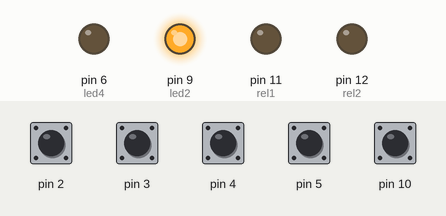
The sketch below on a simulated Arduino Uno, built with avr-gcc and run on an emulated ATmega328P. Shown: output pins drawn as LEDs (lit = HIGH). Inputs (shaded band) come from the test bench; at power-on: pin 2–5, pin 10 HIGH. EEPROM starts erased.

Above: at 1.2 s.
1.3 s: pin 10 pulled LOW for 0.15 s
At 2.0 s:
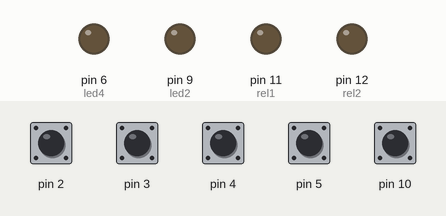
2.9 s: pin 4 pulled LOW for 1 s
At 3.8 s:
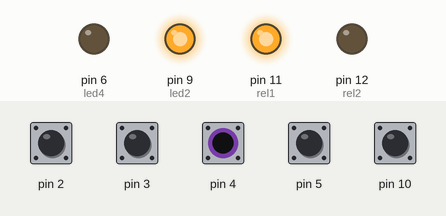
5.4 s: pin 5 pulled LOW for 1 s
At 6.3 s:
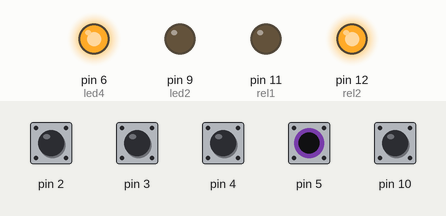
7.9 s: pin 10 pulled LOW for 1 s
At 10.2 s:
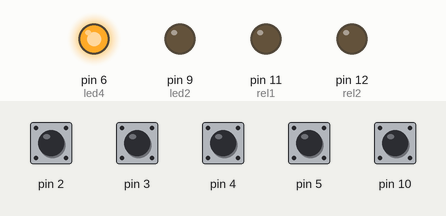
11.9 s: pin 2 pulled LOW for 0.15 s
At 12.4 s:
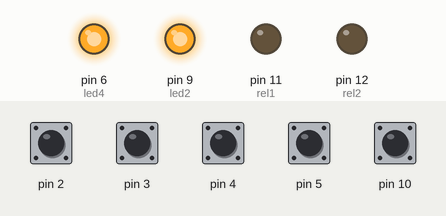
13.5 s: pin 4 pulled LOW for 0.15 s
At 13.9 s:
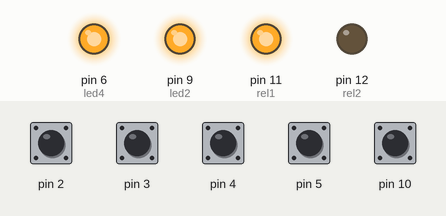
Timing chart, 0 to 16.5 s (numbered marks = the images above; inputs shaded):
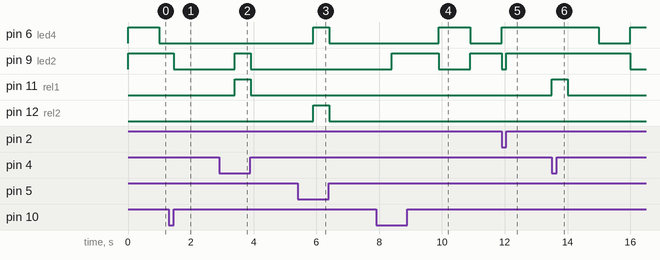

The sketch:

Sirop.ino
```cpp
#include "GyverTimer.h"
#include <GyverButton.h>
#include <EEPROM.h>
GTimer GTimerflash1(MS);
GTimer GTimerflash2(MS);
GTimer Click(MS);
GTimer Click2(MS);
GTimer sirop1(MS);
GTimer sirop2(MS);
GTimer micdelay(MS);
GTimer GTimerback(MS);
//int led1 = 8;
int led2 = 9;
//int led3 = 7;
int led4 = 6;
int rel1 = 11;
int rel2 = 12;
int a = 0; //переменная состояния 0-standby, 1-выбор 1 сиропа, 2-выбор 2 сиропа, 3 - тест, 4 - программирование, 5 и 6 - расчет времени.
int b = 0; // переменная состояния микирика.
#define BUTT1 4
#define BUTT2 5
#define MICKR 3
#define TESTS 2
#define PROGR 10
GButton but1(BUTT1);
GButton but2(BUTT2);
GButton mic(MICKR);
GButton test(TESTS);
GButton prog(PROGR);

int sirop1time;
int sirop2time;

const int DelayFlash = 1000;
const int buttTimeout = 30000;
//const int backTimeout = 10000;
uint32_t myTimer1;
uint32_t myTimer2;

void setup() {
  EEPROM.get(4, sirop1time);
  EEPROM.get(3, sirop2time);
  //pinMode(led1, OUTPUT);
  pinMode(led2, OUTPUT);
 // pinMode(led3, OUTPUT);
  pinMode(led4, OUTPUT);
  pinMode(rel1, OUTPUT);
  pinMode(rel2, OUTPUT);

  //digitalWrite(led1, LOW);
  digitalWrite(led2, HIGH);
  //digitalWrite(led3, LOW);
  digitalWrite(led4, HIGH);

  digitalWrite(rel1, LOW);
  digitalWrite(rel2, LOW);
  GTimerflash1.setTimeout(DelayFlash);
  //test.setDirection(NORM_CLOSE);
  //prog.setDirection(NORM_CLOSE);
  //mic.setDirection(NORM_CLOSE);
  mic.setTimeout(3000);   //время до старта дозаторов

}
void loop() {
if (sirop1time > 4000){
  sirop1time  = 2000;
}
if (sirop2time > 4000){
  sirop2time  = 2000;
}

  if (GTimerflash1.isReady() && a == 0 ) {
    digitalWrite(led2, HIGH);
    digitalWrite(led4, LOW);
    GTimerflash2.setTimeout(DelayFlash);
  }
  if (GTimerflash2.isReady() && a == 0) {
    digitalWrite(led4, HIGH);
    digitalWrite(led2, LOW);
    GTimerflash1.setTimeout(DelayFlash);
  }
if (Click.isReady()) {
    Click2.setTimeout(buttTimeout);
  }
  if (Click2.isReady()) {
    a = 0;
    digitalWrite(led2, HIGH);
    digitalWrite(led4, LOW);
    GTimerflash2.setTimeout(DelayFlash);
  }
  but1.tick();
  if (but1.isDouble()) {
    if (a == 3) {
      digitalWrite(rel1, HIGH);
      delay(5000);
      digitalWrite(rel1, LOW);
    }
  }
  if (a != 1  && b == 0) {
    if (but1.isPress()) {
      if (a == 3) {
        digitalWrite(rel1, HIGH);
        sirop1.setTimeout(sirop1time);
      }
      if (a == 0 || a == 2 && b == 0) {
        a = 1;
        Click.setTimeout(buttTimeout);
        digitalWrite(led2, HIGH);
        digitalWrite(led4, LOW);
      }
    }
  }
  if (a == 1 && b == 0) {
    if (but1.isPress()) {
      a = 0;
      digitalWrite(led2, LOW);
      digitalWrite(led4, HIGH);
      GTimerflash1.setTimeout(DelayFlash);
    }
  }

  if (but1.isHold()) {
    if (a == 4) {
      digitalWrite(led2, HIGH);
      digitalWrite(led4, LOW);
      digitalWrite(rel1, HIGH);
      myTimer1 = millis();
      a = 5;
    }
    if (a == 5) {
      digitalWrite(led2, HIGH);
      digitalWrite(led4, LOW);
      digitalWrite(rel1, HIGH);
    }
    if (a == 6) {
      digitalWrite(led2, HIGH);
      digitalWrite(led4, LOW);
      digitalWrite(rel1, HIGH);
      myTimer1 = millis() - sirop1time;
      a = 5;
    }
  }
  if (but1.isRelease()) {
    if (a == 5) {
      sirop1time = (millis() - myTimer1);
      EEPROM.put(4, sirop1time);
      digitalWrite(led2, LOW);
      digitalWrite(led4, LOW);
      digitalWrite(rel1, LOW);
      a = 6;
    }
  }
  but2.tick();

  if (but2.isDouble()) {
    if (a == 3) {
      digitalWrite(rel2, HIGH);
      delay(5000);
      digitalWrite(rel2, LOW);
    }
  }
  if (a != 2  && b == 0) {
    if (but2.isPress()) {
      if (a == 3) {
        digitalWrite(rel2, HIGH);
        sirop2.setTimeout(sirop2time);
      }
      if (a == 0 || a == 1 && b == 0) {
        a = 2;
        Click.setTimeout(buttTimeout);
        digitalWrite(led2, LOW);
        digitalWrite(led4, HIGH);
      }
    }
  }
  if (a == 2 && b == 0) {
    if (but2.isPress()) {
      a = 0;
      digitalWrite(led2, HIGH);
      digitalWrite(led4, LOW);
      GTimerflash1.setTimeout(DelayFlash);
    }
  }
  if (but2.isHold()) {
    if (a == 4) {
      digitalWrite(led4, HIGH);
      digitalWrite(led2, LOW);
      digitalWrite(rel2, HIGH);
      myTimer2 = millis();
      a = 5;
    }
    if (a == 5) {
      digitalWrite(led4, HIGH);
      digitalWrite(led2, LOW);
      digitalWrite(rel2, HIGH);
    }
    if (a == 6) {
      digitalWrite(led4, HIGH);
      digitalWrite(led2, LOW);
      digitalWrite(rel2, HIGH);
      myTimer2 = millis() - sirop2time;
      a = 5;
    }
  }
  if (but2.isRelease()) {
    if (a == 5) {
      sirop2time = (millis() - myTimer2);
      EEPROM.put(3, sirop2time);
      digitalWrite(led4, LOW);
      digitalWrite(led2, LOW);
      digitalWrite(rel2, LOW);
      a = 6;
    }
  }
  mic.tick();
  if (mic.isHold() && b == 0) {
    digitalWrite(led4, HIGH);
    digitalWrite(led2, HIGH);
    b = 1;
    if (a == 1) {
      digitalWrite(rel1, HIGH);
      sirop1.setTimeout(sirop1time);
      a = 0;
    }
    if (a == 2) {
      digitalWrite(rel2, HIGH);
      sirop2.setTimeout(sirop2time);
      a = 0;
    }
  }
  if (mic.isRelease() && b ==1) {
    a = 0;
    b = 0;
    digitalWrite(led2, LOW);
    digitalWrite(led4, HIGH);
    GTimerflash1.setTimeout(DelayFlash);
  }
  if (sirop1.isReady()) {
    digitalWrite(rel1, LOW);
    digitalWrite(rel2, LOW);
    a = 0;
    GTimerflash1.setTimeout(DelayFlash);
  }
  if (sirop2.isReady()) {
    digitalWrite(rel1, LOW);
    digitalWrite(rel2, LOW);
    a = 0;
     GTimerflash1.setTimeout(DelayFlash);
  }
  test.tick();
  if (test.isClick()) {
    a = 3;
    digitalWrite(led4, HIGH);
    digitalWrite(led2, HIGH);
  }
  prog.tick();
  if (prog.isClick()) {
    a = 4;
    digitalWrite(led4, LOW);
    digitalWrite(led2, LOW);
  }
  if (prog.isHold()) {
    a = 0;
    digitalWrite(led2, HIGH);
    digitalWrite(led4, LOW);
    GTimerflash2.setTimeout(DelayFlash);
  }
}
```

Measured:
- after the input at 1.3 s, pin 6 (led4): stays LOW (without the input it goes to HIGH after 0.70 s); pin 9 (led2): HIGH → LOW after 0.15 s instead of 0.70 s
- after the input at 2.9 s, pin 9 (led2), pin 11 (rel1): LOW → HIGH after 0.50 s, → LOW 0.50 s later
- after the input at 5.4 s, pin 6 (led4), pin 12 (rel2): LOW → HIGH after 0.50 s, → LOW 0.50 s later
- after the input at 7.9 s, pin 6 (led4): LOW → HIGH after 2.0 s, → LOW 1.0 s later; pin 9 (led2): LOW → HIGH after 0.50 s, → LOW 1.5 s later, → HIGH 1.0 s later
- after the input at 11.9 s, pin 6 (led4): goes on until 11.9 s, then stays HIGH
- after the input at 13.5 s, pin 6 (led4): HIGH → LOW after 1.5 s, → HIGH 1.0 s later; pin 9 (led2): HIGH → LOW after 2.5 s; pin 11 (rel1): LOW → HIGH at once, → LOW 0.50 s later
